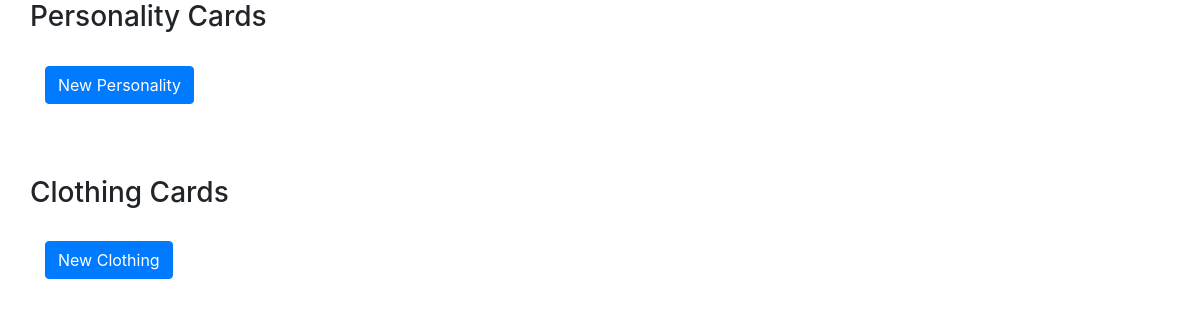
Page /cardtemplateapp/cardMain/ on the earlier database version.
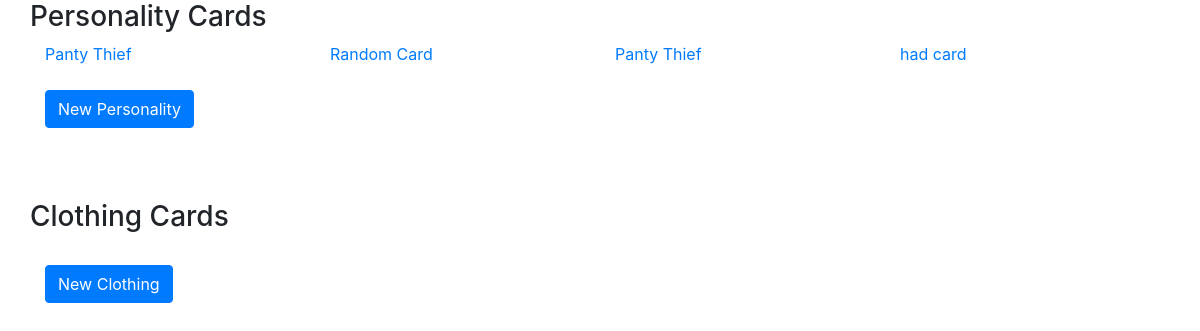
Same page on the later database version.
### cardtemplateapp/models.py (models this page shows, shortened)
class Personality(models.Model):
    personality_id = models.IntegerField( primary_key=True)
    name = models.CharField(max_length=200)
    cost = models.IntegerField(default=0)
    persona = models.CharField(max_length=20)
    active_value = models.IntegerField(default=0)
    inactive_value = models.IntegerField(default=0)
    inactive_used = models.BooleanField(default=True)
    effect_text = models.CharField(max_length=400)
    flavour_text = models.CharField(max_length=200)
    image = models.CharField(max_length=200)

### cardtemplateapp/views.py (the view)
# urls.py: path('cardMain/', views.cardMain, name='cardmain'),
def cardMain(request):
    context = {}
    cloth_cards = []
    person_cards = []
    for person in Personality.objects.all():
        person_cards.append({
            "id": person.personality_id,
            "name": person.name,
            "cost": person.cost ,
            "persona": person.persona,
            "active_value": person.active_value,
            "inactive_value" : person.inactive_value,
            "inactive_used" : person.inactive_used,
            "effect_text" : person.effect_text,
            "flavour_text" : person.flavour_text,
            "image" : person.image
            })
    for cloth in Clothing.objects.all():
        cloth_cards.append({
            "name": cloth.name,
            "id": cloth.clothing_id})
    context["person_cards"] = person_cards
    context["cloth_cards"] = cloth_cards
    return render(request, "hub-page.html", context)

### cardtemplateapp/templates/hub-page.html (shortened to what this page needs)
<html>
	{% load static %}
	<head>
		<link rel="stylesheet" href="https://stackpath.bootstrapcdn.com/bootstrap/4.3.1/css/bootstrap.min.css">
	</head>
    <body>
		<div class="container">
			<div class= "row">
				<h3>Personality Cards</h3>
			</div>
			<div class="row">
				{% for person in person_cards %}
				<div class="col-sm" >
					<a href = "../cardeditorpersona/{{person.id}}" >{{person.name}}</a>
				</div>
				{%endfor%}
			</div>
			<br>
			<div class="row">
				<div class="col-sm" >
					<a href = "../cardeditorpersona"><button type="button" class="btn btn-primary">New Personality</button></a>
				</div>
			</div>
		</div>
		<div class="container" style="margin-top:6%">
			<div class= "row">
				<h3>Clothing Cards</h3>
			</div>
			<br>
			<div class="row">
				<div class="col-sm" >
					<a href = "../cardeditorclothing" ><button type="button" class="btn btn-primary">New Clothing</button></a>
				</div>
			</div>
		</div>
    </body>
</html>

Differences in the rows shown:
added Personality: name "Panty Thief"
added Personality: name "Random Card"
added Personality: name "Panty Thief"
added Personality: name "had card"
